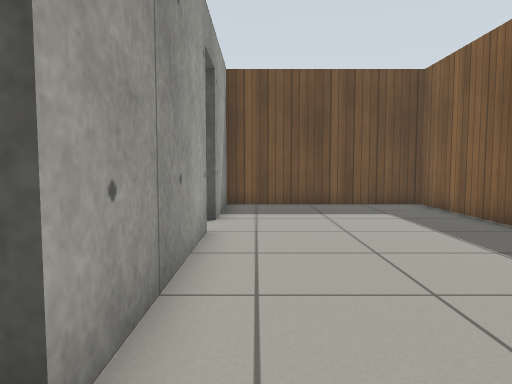
View 1 (above)

18 first-person views from a walk through a world built for the Gazebo simulator. The camera is 0.72 m above the floor, tilts 4° down and sees 70° across. The floor is counted in squares, 0.5 m on a side. Each view is taken from the middle of a square. On the plan, view 1 faces up. The plan holds only what a view shows up to about 16 squares ahead; the rest is blank. Gazebo's built-in surfaces are drawn with simple patterns.

View 2
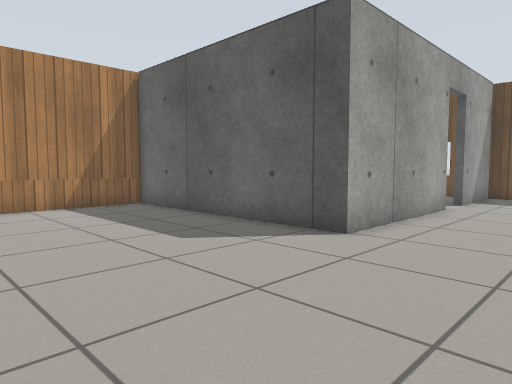

View 3
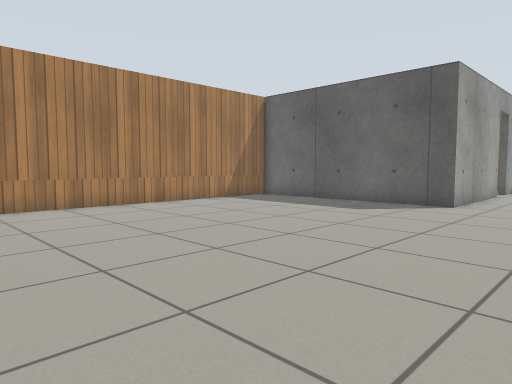

View 4
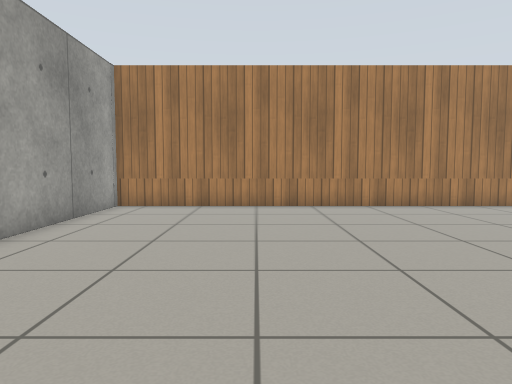

View 5
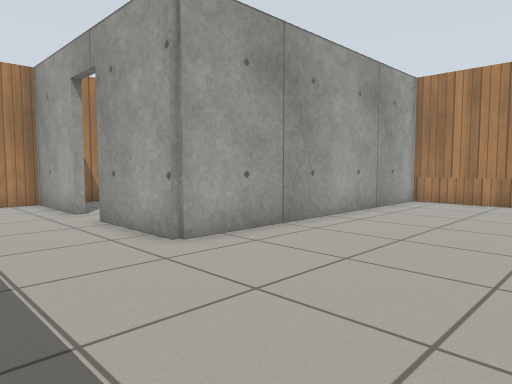

View 6
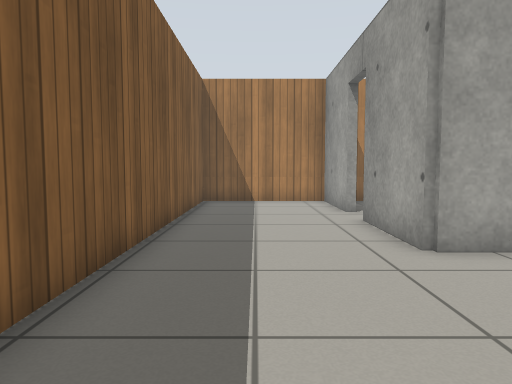

View 7
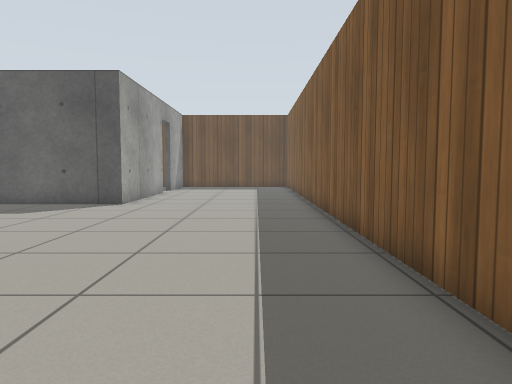

View 8
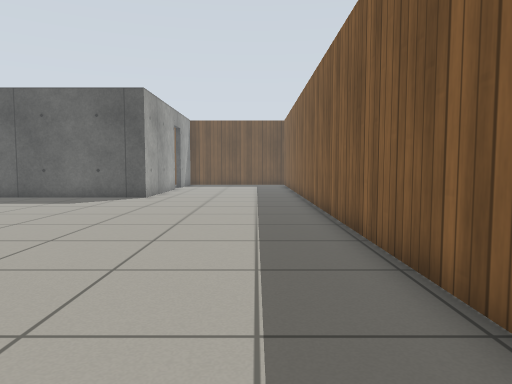

View 9
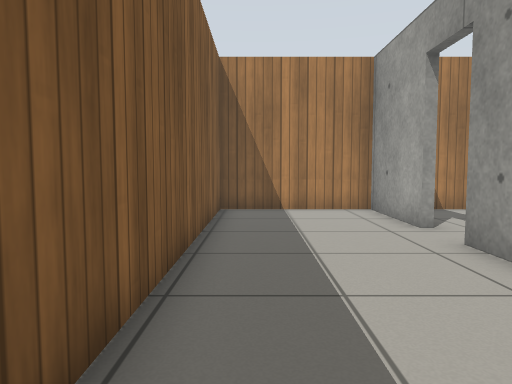

View 10
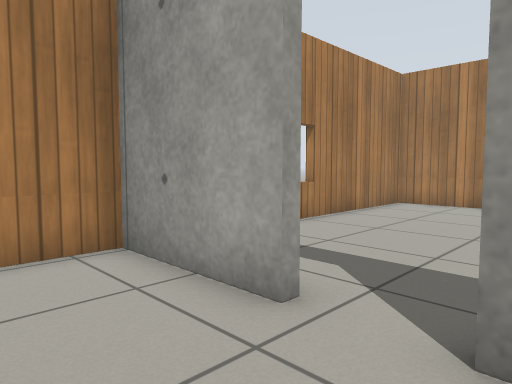

View 11
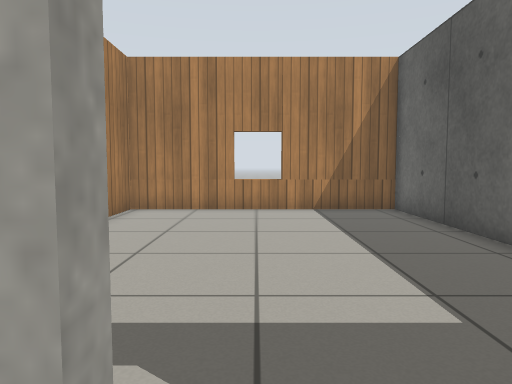

View 12
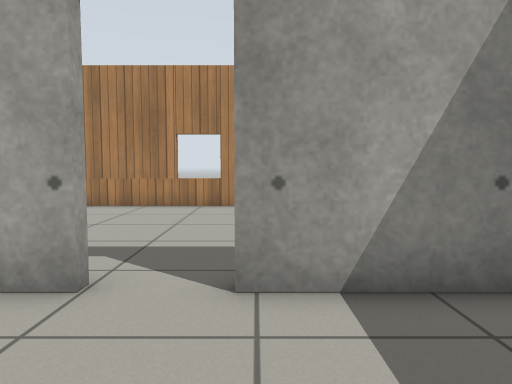

View 13
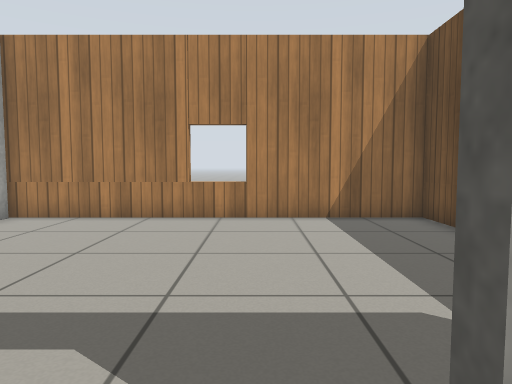

View 14
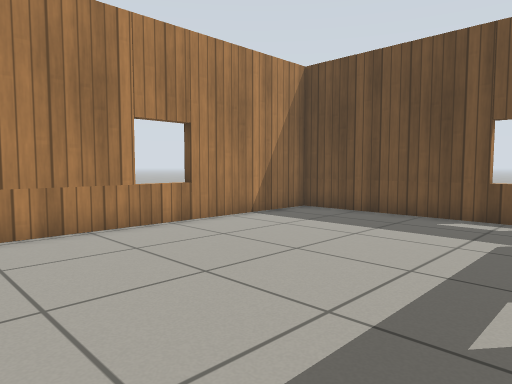

View 15
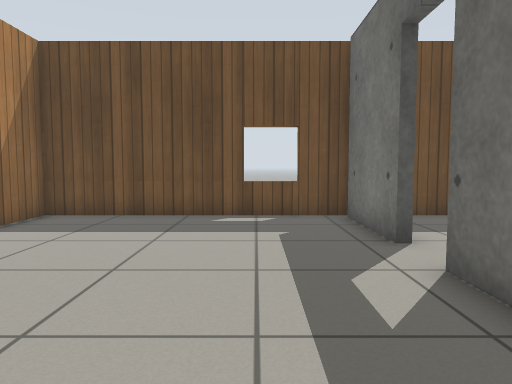

View 16
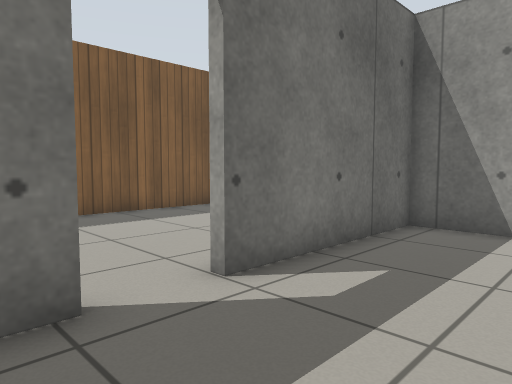

View 17
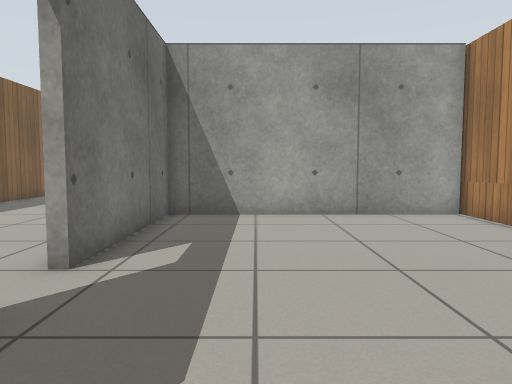

View 18
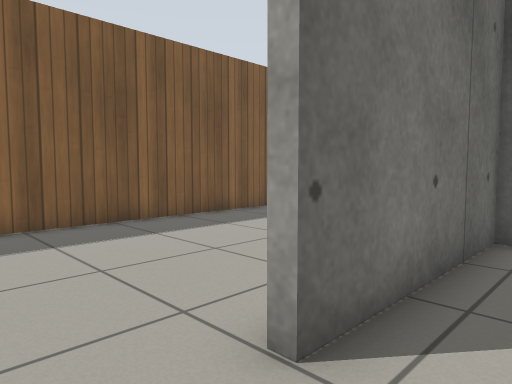

### Floor plan
Points are (right, up) in squares from view 1. A wall is a line through its corners. A room is listed if a view was taken in it or the views show most of it. See-through windows are left out.
Room 1 (views 1, 2, 3, 4, 5, 6, 7, 8, 9, 10, 11, 12, 13)
walls: (6.2, -12) (6.2, 13.7) (-1, 13.7); (-10.2, 2) (-10.2, -17) (1.1, -17) (1.1, -20.8); (-1.1, 8) (-1.1, 1.8) (-10.1, 1.8); (1.1, -22.5) (1.1, -26.2) (6.2, -26.2) (6.2, -14); (-1.1, 13.5) (-1.1, 9.8)
ways out: open door at (-1, 8.5) to room 2; open door at (1, -21.5) to room 3
Room 2 (views 14, 15, 16, 17, 18)
walls: (-1.4, 9.8) (-1.4, 13.5); (-10.1, 2.1) (-1.4, 2.1) (-1.4, 8); (-1, 13.7) (-10.2, 13.7) (-10.2, 2)
ways out: open door at (-1, 8.5) to room 1
Room 3 (no view inside)
walls: (-4.5, -17.3) (-10.2, -17.3) (-10.2, -26.2) (-3.9, -26.2); (-2.1, -26.2) (-0.1, -26.2)
ways out: open door at (1, -21.5) to room 1

Positions as (right, up) in squares from view 1, and headings:
1: (0, 0), facing up
2: (3, -5), facing up-left
3: (3, -12), facing up-left
4: (3, -12), facing left
5: (5, -11), facing down-left
6: (4, -11), facing down
7: (4, -12), facing up
8: (4, -15), facing up
9: (5, -14), facing down
10: (4, -20), facing down-left
11: (2, -22), facing left
12: (3, 10), facing left
13: (0, 9), facing left
14: (-2, 3), facing up-left
15: (-4, 3), facing up
16: (-5, 11), facing down-right
17: (-4, 13), facing down
18: (-3, 10), facing down-right
